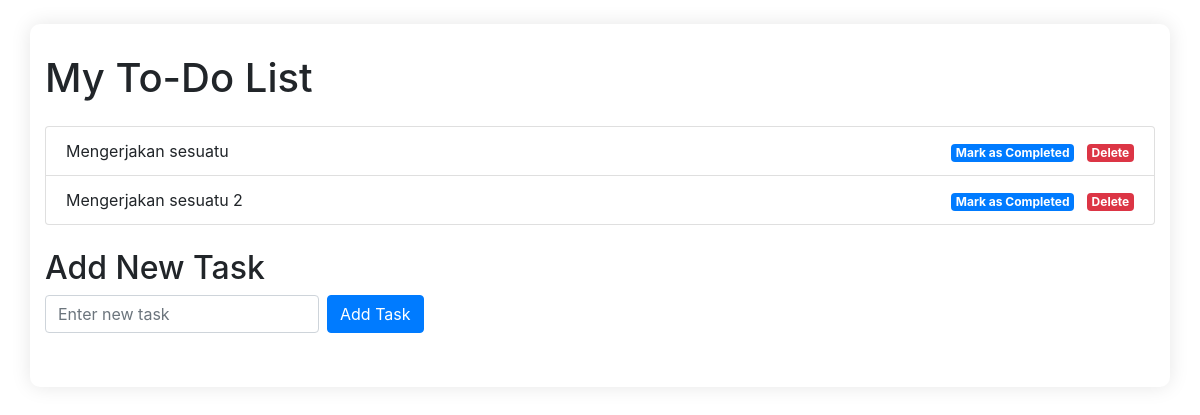
Before: / with the older database file.
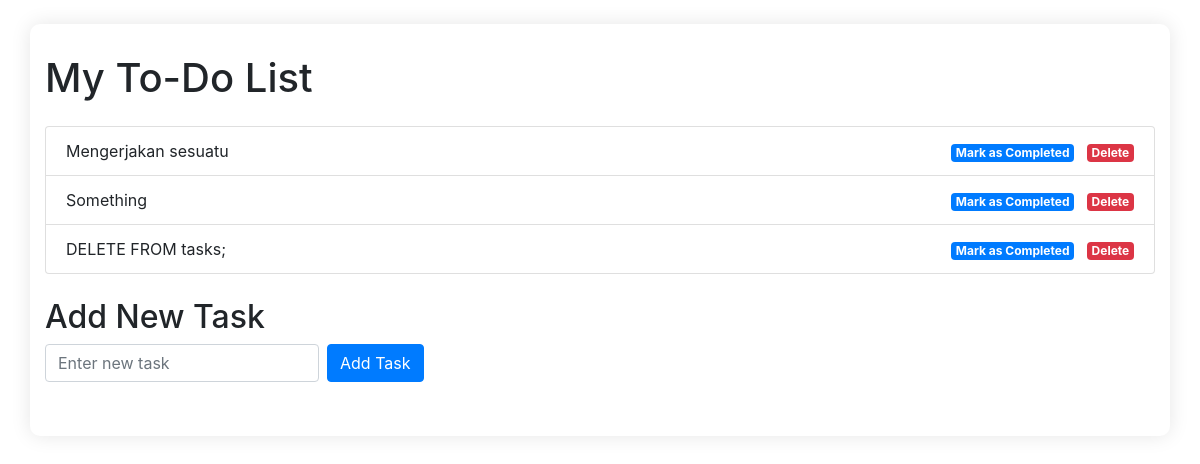
After: the same page with the newer database file.
### tables this page shows
CREATE TABLE `tasks` (
  `id` int(11) NOT NULL,
  `task` varchar(255) NOT NULL,
  `completed` tinyint(1) NOT NULL DEFAULT 0
);

### controllers/TaskController.php (called while the page is built, shortened)
<?php
require_once 'models/TaskModel.php';
class TaskController {
    private $model;
    public function __construct() {
        $this->model = new TaskModel();
    }
    public function index() {
        $tasks = $this->model->getAllTasks();
        require 'views/task_list.php';
    }
}
?>

### models/TaskModel.php (called while the page is built, shortened)
<?php
require_once 'config.php';
class TaskModel {
    private $pdo;
    public function __construct() {
        global $pdo;
        $this->pdo = $pdo;
    }
    public function getAllTasks() {
        $stmt = $this->pdo->query('SELECT * FROM tasks');
        return $stmt->fetchAll(PDO::FETCH_ASSOC);
    }
}
?>

### views/task_list.php (the view, shortened to what this page needs)
<!DOCTYPE html>
<html>
<head>
    <link rel="stylesheet" href="styles.css">
    <link rel="stylesheet" href="https://stackpath.bootstrapcdn.com/bootstrap/4.5.2/css/bootstrap.min.css">
</head>
<body>
    <div class="container mt-4">
        <h1 class="mb-4">My To-Do List</h1>
        <ul class="list-group">
            <?php if (empty($tasks)) : ?>
                <li class="list-group-item">No tasks found.</li>
            <?php else : ?>
                <?php foreach ($tasks as $task) : ?>
                    <li class="list-group-item d-flex justify-content-between align-items-center <?php echo $task['completed'] ? 'completed' : ''; ?>">
                        <?php echo $task['task']; ?>
                        <div>
                            <?php if (!$task['completed']) : ?>
                                <a href="index.php?action=mark_completed&id=<?php echo $task['id']; ?>" class="badge badge-primary">Mark as Completed</a>
                            <?php else : ?>
                                <span class="badge badge-success">Completed</span>
                            <?php endif; ?>
                            <a href="index.php?action=delete_task&id=<?php echo $task['id']; ?>" class="badge badge-danger ml-2" onclick="return confirm('Are you sure you want to delete this task?')">Delete</a>
                        </div>
                    </li>
                <?php endforeach; ?>
            <?php endif; ?>
        </ul>
        <h2 class="mt-4">Add New Task</h2>
        <form action="index.php?action=add_task" method="post" class="form-inline mb-4">
            <input type="text" name="task" class="form-control mr-2" placeholder="Enter new task" required>
            <button type="submit" class="btn btn-primary">Add Task</button>
        </form>
    </div>
</body>
</html>

### index.php (shortened to what this page needs)
<?php
$action = isset($_GET['action']) ? $_GET['action'] : 'index';
require_once 'controllers/TaskController.php';
$controller = new TaskController();
switch ($action) {
    case 'index':
        $controller->index();
        break;
}
?>

### styles.css (style rules this page uses)
body { background-color: #f8f9fa; }
.container { background-color: #ffffff; border-radius: 10px; box-shadow: 0px 0px 20px 0px rgba(0,0,0,0.1); padding: 30px; margin-top: 50px; }
.list-group-item { transition: all 0.3s ease; }
.badge-primary, .badge-danger { cursor: pointer; }

Changed rows visible on the page:
removed tasks: task "Mengerjakan sesuatu 2"
added tasks: task "Something"
added tasks: task "DELETE FROM tasks;"
